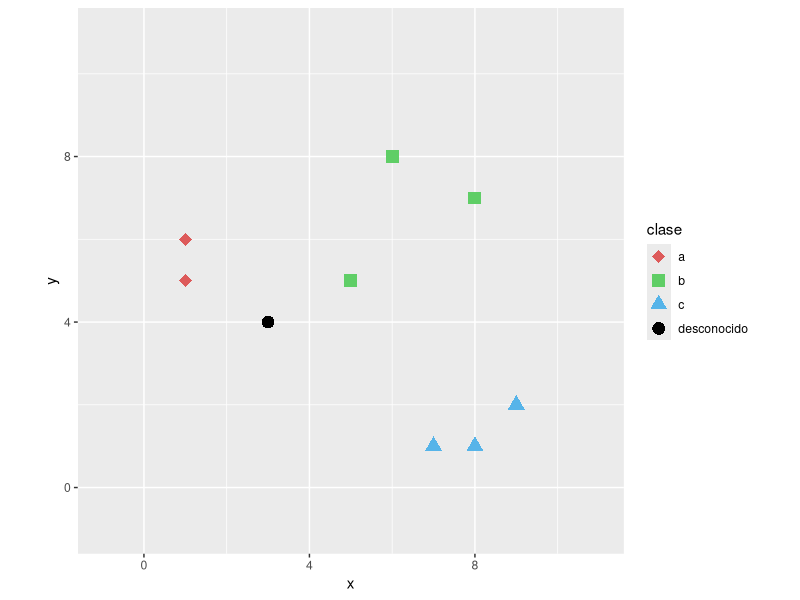
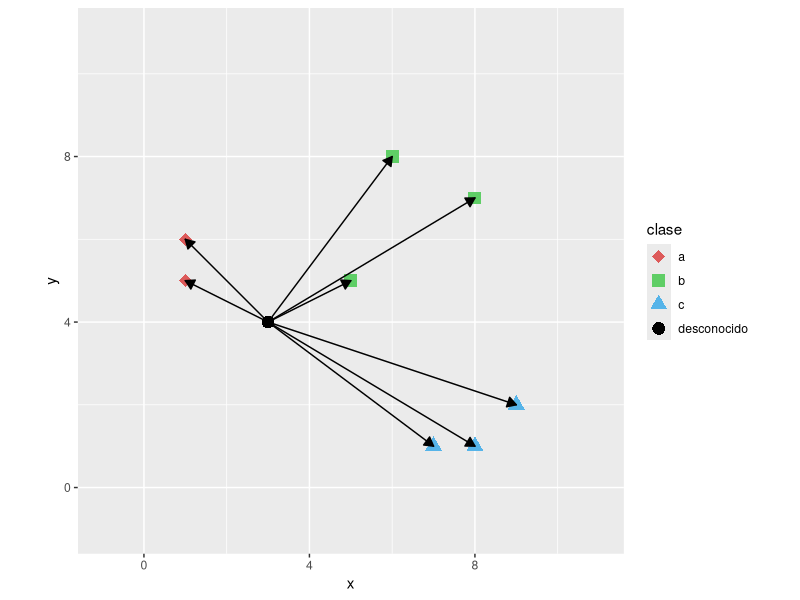
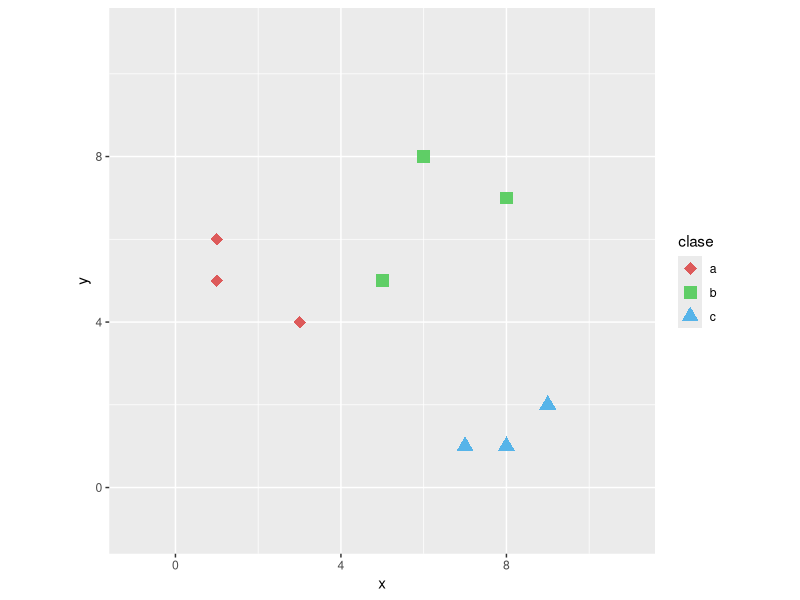
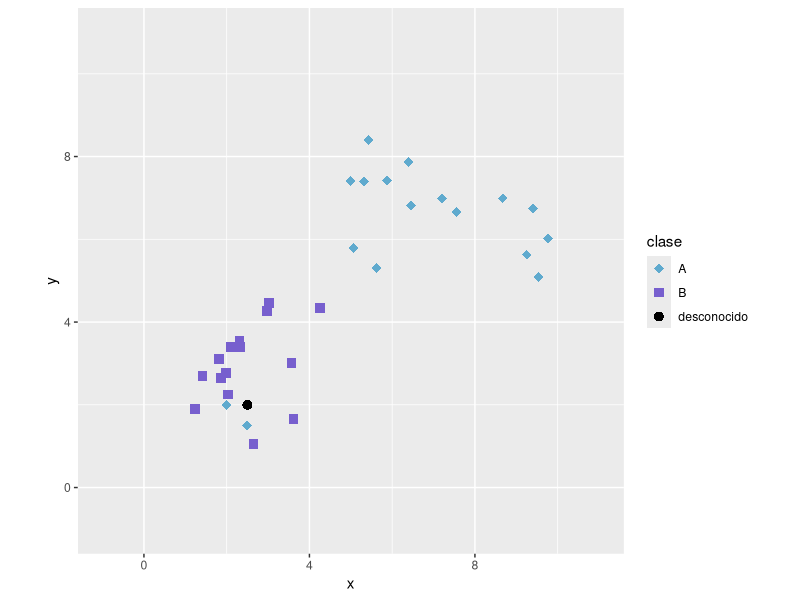
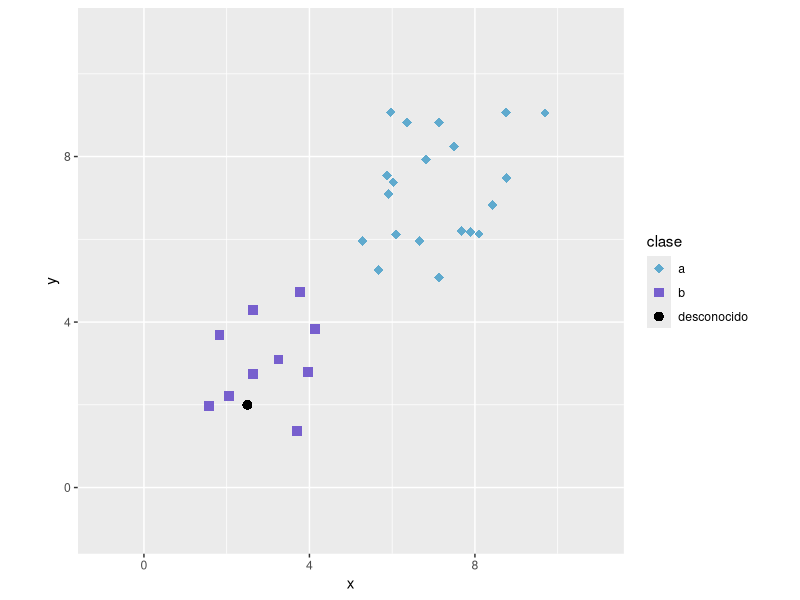
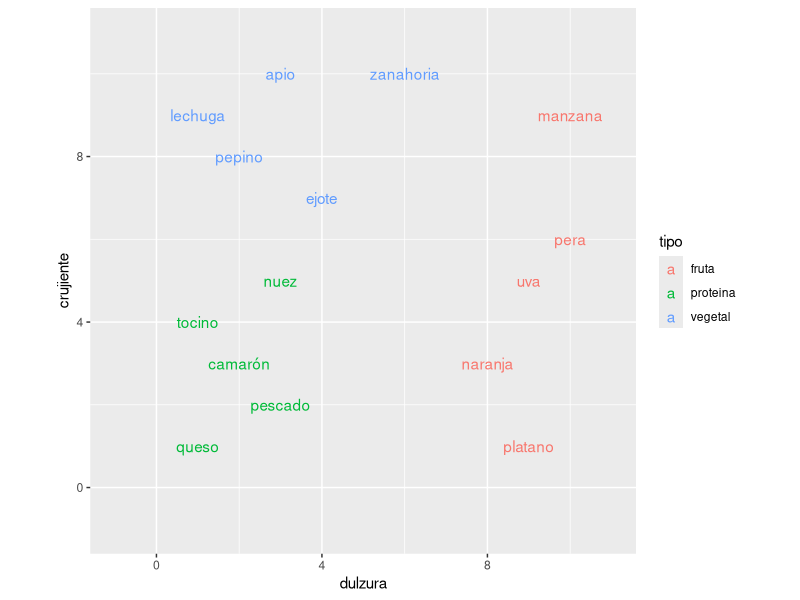
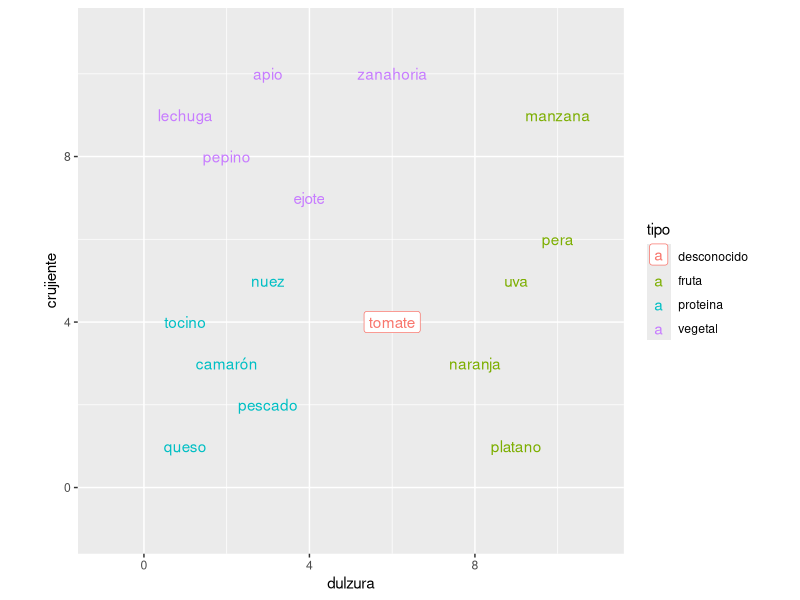

The R source for these figures, in order:
## ---- chunk 1
library(tidyverse)
library(ggplot2)
## ---- chunk 2
df <- data.frame(x = c(3,1,1,5,6,8,7,8,9),
                 y = c(4,5,6,5,8,7,1,1,2),
                 clase = c("desconocido","a","a","b","b","b","c","c","c"))

p <- ggplot(df, aes(x, y, group=clase)) +
  geom_point(aes(shape = clase ,color=clase),size=4)+ylim(-1, 11)+
  scale_shape_manual(values=c(18, 15, 17, 16))+
  scale_color_manual(values=c('#dd5a5a','#5fce66', '#56B4E9', '#000000'))+
  xlim(-1,11)+theme(aspect.ratio = 1)
p
## ---- chunk 3
p +
  geom_segment(data=df[-1,], mapping=aes(x=3, y=4, xend=x, yend=y), arrow = arrow( type = "closed",length = unit(0.1, "inches")),size=.5, lineend = "round")  
## ---- chunk 4

dist <- function(point,data){

  sqrt((point[1]-data[,1])^2+(point[2]-data[,2])^2)
}
## ---- chunk 5
distancias <- data.frame(dist=dist(point=c(3,4),df[-1,1:2]),
                          clase = df[-1,3])%>%
   arrange(dist)


knitr::kable(distancias)
## ---- chunk 6
distancias %>% head(3) %>%  knitr::kable()
## ---- chunk 7
distancias %>% head(3) %>%
  group_by(clase) %>%
  summarise(n = n()) %>%
  arrange(desc(n)) %>%  knitr::kable()
## ---- chunk 8
df <- data.frame(x = c(3,1,1,5,6,8,7,8,9),
                 y = c(4,5,6,5,8,7,1,1,2),
                 clase = c("a","a","a","b","b","b","c","c","c"))

p <- ggplot(df, aes(x, y, group=clase)) +
  geom_point(aes(shape = clase ,color=clase),size=4)+ylim(-1, 11)+
  scale_shape_manual(values=c(18, 15, 17, 16))+
  scale_color_manual(values=c('#dd5a5a','#5fce66', '#56B4E9', '#000000'))+
  xlim(-1,11)+theme(aspect.ratio = 1)
p
## ---- chunk 9
set.seed(11)
a <- data.frame(x = c(runif(15,5,10),2,2.5),
                      y = c(runif(15,5,10),2,1.5),
                      clase = "A")
b <- data.frame(x = runif(15,1,5),
                      y = runif(15,1,5),
                      clase = "B")

d <- data.frame(x = 2.5,
                      y = 2,
                      clase = "desconocido")

k_small <- rbind(a,b,d)
 ggplot(k_small, aes(x, y, group=clase)) +
  geom_point(aes(shape = clase ,color=clase),size=3)+ylim(-1, 11)+
  scale_shape_manual(values=c(18, 15, 16, 16))+
  scale_color_manual(values=c('#5faace','#775fce', '#000000', '#000000'))+
  xlim(-1,11)+theme(aspect.ratio = 1)
## ---- chunk 10

a <- data.frame(x = c(runif(20,5,10)),
                      y = c(runif(20,5,10)),
                      clase = "a")
b <- data.frame(x = runif(10,1,5),
                      y = runif(10,1,5),
                      clase = "b")

d <- data.frame(x = 2.5,
                      y = 2,
                      clase = "desconocido")

k_small <- rbind(a,b,d)
 ggplot(k_small, aes(x, y, group=clase)) +
  geom_point(aes(shape = clase ,color=clase),size=3)+ylim(-1, 11)+
  scale_shape_manual(values=c(18, 15, 16, 16))+
  scale_color_manual(values=c('#5faace','#775fce', '#000000', '#000000'))+
  xlim(-1,11)+theme(aspect.ratio = 1)
## ---- chunk 11
vegetales <- data.frame(nombre = c("zanahoria","apio","ejote","pepino","lechuga"),
                        dulzura = c(6,3,4,2,1),
                        crujiente = c(10,10,7,8,9),
                        tipo = "vegetal"
                        )

frutas <- data.frame(nombre = c("manzana","platano","uva","naranja","pera"),
                        dulzura = c(10,9,9,8,10),
                        crujiente = c(9,1,5,3,6),
                        tipo = "fruta"
                        )

proteina <- data.frame(nombre = c("tocino","queso","nuez","camarón","pescado"),
                        dulzura = c(1,1,3,2,3),
                        crujiente = c(4,1,5,3,2),
                        tipo = "proteina"
                        )

alimentos <- rbind(vegetales,frutas,proteina)

## ---- chunk 12
plot <-  alimentos %>% ggplot(aes(dulzura,crujiente,colour = tipo)) +
   geom_text(aes(label=nombre))+
 ylim(-1, 11)+ xlim(-1,11)+theme(aspect.ratio = 1)
plot
## ---- chunk 13

tomate <- data.frame(nombre = "tomate",
                        dulzura = 6,
                        crujiente = 4,
                        tipo = "desconocido"
                        )

## ---- chunk 14
plot + geom_label(data=tomate, aes(dulzura,crujiente,label="tomate"))

## ---- chunk 15
dist <- function(point,data){

  sqrt((point[1]-data[,1])^2+
       (point[2]-data[,2])^2)
}
## ---- chunk 16
distancias <- data.frame(nombre = alimentos$nombre,
                          tipo = alimentos$tipo,
                          dist=dist(point = c(6,4),data = alimentos[,2:3]))%>%
   arrange(dist)   

knitr::kable(distancias)
## ---- chunk 17
resultado <- function(distancias,k) {
  result <- head(distancias,k) %>%
    group_by(tipo) %>%
    summarise(n = n()) %>%
    arrange(desc(n))

  cat("Pertenece a" ,as.character(result$tipo[1]) )

}
## ---- chunk 18
resultado(distancias,4)
## ---- chunk 19
clasificador <- function(point,dataframe,k) {
  #Calculando distancias y ordenándolo
  distancias <- data.frame(nombre = alimentos$nombre,
                          tipo = alimentos$tipo,
                          dist=dist(point=point,alimentos[,2:3])) %>%
    arrange(dist)

  #Calsificando de acuerdo al k-valor
  resultado(distancias,k)
}


## ---- chunk 20
clasificador(c(8,4),alimentos,4)
